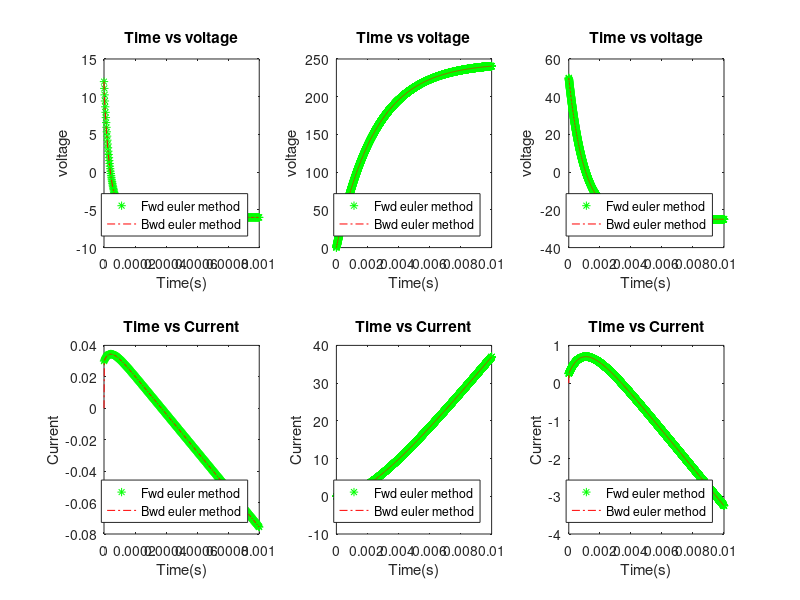

Reproduce this figure in MATLAB.
clear all;
close all
clc
%1 (d)(1)
h = 2*10^-6;
L = 50*10^-3;           				
R = 200; 
C = 0.2*10^-6;
I(1) = 30*10^-3; 
Vf(1) = 12;
Vb = Vf;
If(1) = 30*10^-3;       				

for i=1:500
    Vf(i+1) = Vf(i)-h*((Vf(i)+R*I(1))/(R*C));
    Vb(i+1) = Vf(i+1)-h*((Vb(i)+R*I(1))/(R*C));
    
    If(i+1) = If(i)+(h*(Vf(i)/L));
    Ib(i+1)=If(i)+(h*(Vb(i+1)/L)); 
end
%%1 (d)(2)
h2= 2*10^-6;
L2= 8*10^-3;          				
R2= 20*10^3;
C2 =0.125*10^-6;
I2(1) = -12.25*10^-3; 
Vf2(1) = 0;
Vb2 = Vf2;
 If2= -12.25*10^-3;      				

for i=1:5000
    Vf2(i+1)= Vf2(i)-h2*((Vf2(i)+R2*I2(1))/(R2*C2));
    Vb2(i+1)=Vf2(i+1)-h2*((Vb2(i)+R2*I2(1))/(R2*C2));
    
    If2(i+1)=If2(i)+(h2*(Vf2(i)/L));
    Ib2(i+1)=If2(i)+(h2*(Vb2(i+1)/L));
end
%%
h3= 2*10^-6;
L3=0.4;          				
R3=100; 
C3 =10*10^-6;
I3(1) = 250*10^-3; 
Vf3(1) = 50;
Vb3 = Vf3;
If3=250*10^-3;         				

for i=1:5000
    Vf3(i+1)= Vf3(i)-h3*((Vf3(i)+R3*I3(1))/(R3*C3));
    Vb3(i+1)=Vf3(i+1)-h3*((Vb3(i)+R3*I3(1))/(R3*C3));
    
    If3(i+1)=If3(i)+(h3*(Vf3(i)/L));
    Ib3(i+1)=If3(i)+(h3*(Vb3(i+1)/L));
end

%%
t=0:h:0.001;
subplot(2,3,1);
plot(t,Vf,'g*',t,Vb,'r-.')
xlabel('Time(s)')
ylabel('voltage')
title('Time vs voltage')
legend('Fwd euler method','Bwd euler method','Location','Southeast')

t2=0:h2:0.01;
subplot(2,3,2);
plot(t2,Vf2,'g*',t2,Vb2,'r-.')
xlabel('Time(s)')
ylabel('voltage')
title('Time vs voltage')
legend('Fwd euler method','Bwd euler method','Location','Southeast')

t3=0:h3:0.01;
subplot(2,3,3);
plot(t3,Vf3,'g*',t3,Vb3,'r-.')
xlabel('Time(s)')
ylabel('voltage')
title('Time vs voltage')
legend('Fwd euler method','Bwd euler method','Location','Southeast')


subplot(2,3,4)
plot(t,If,'g*',t,Ib,'r-.')
xlabel('Time(s)')
ylabel('Current')
title('Time vs Current')
legend('Fwd euler method','Bwd euler method','Location','Southeast')

subplot(2,3,5)
plot(t2,If2,'g*',t2,Ib2,'r-.')
xlabel('Time(s)')
ylabel('Current')
title('Time vs Current')
legend('Fwd euler method','Bwd euler method','Location','Southeast')

subplot(2,3,6)
plot(t3,If3,'g*',t3,Ib3,'r-.')
xlabel('Time(s)')
ylabel('Current')
title('Time vs Current')
legend('Fwd euler method','Bwd euler method','Location','Southeast')
